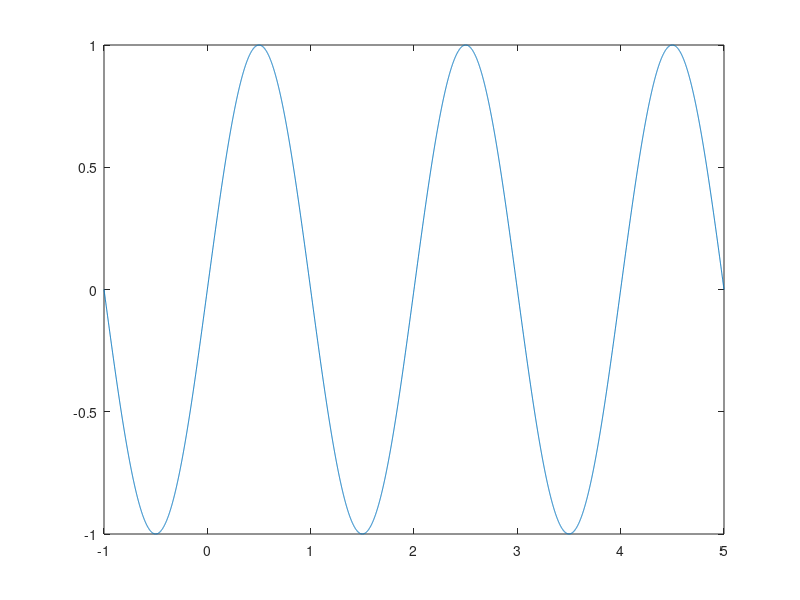

MATLAB code for this plot:
clc 
clear all
close all
t=-1:.001:5;
T=2;
i=1;
f=1/T;
y=0;
% for i=1:2:1000
%     y=y+((1/i)*sin(2*pi*i*f*t));
%     
% end
 y=((1/i)*sin(2*pi*i*f*t));
plot(t,y)